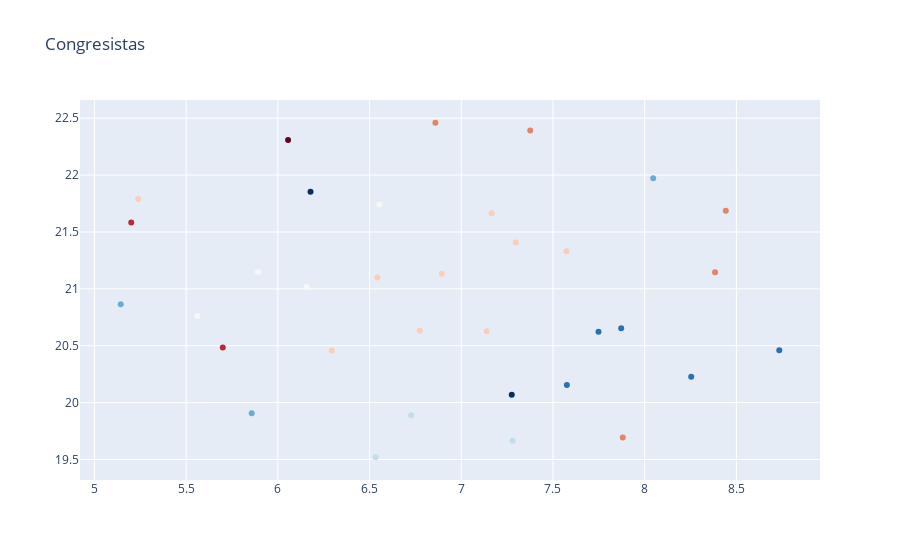

The notebook cell saved with this chart:
### Code cell
text = []
for row in data_congressman.iterrows():
    tooltip = "<br>".join([f"<b>{row[1].index[0]}</b>: {row[1][row[1].index[0]]}"])
    text.append(tooltip)



fig_data = [
    go.Scatter(
        x=data_congressman["Component 1"],
        y=data_congressman["Component 2"],
        text=text,
        mode="markers",
        hoverinfo="text",
        marker={"color": data_congressman["color"], "colorscale" : "RdBu"},
    )
]

layout = {"hovermode": "closest", "title" : "Congresistas"}

figure = go.Figure(data=fig_data, layout=layout)

iplot(figure)

### Figure 1 — Plotly figure (JSON) as saved in the notebook; plotly's stock layout.template omitted (floating-point values rounded to 4 significant figures)
{"data": [{"hoverinfo": "text", "marker": {"color": [0, 1, 1, 2, 2, 2, 2, 2, 3, 3, 3, 3, 3, 3, 3, 3, 3, 4, 4, 4, 4, 5, 5, 5, 6, 6, 6, 7, 7, 7, 7, 7, 8, 8], "colorscale": [[0, "rgb(103,0,31)"], [0.1, "rgb(178,24,43)"], [0.2, "rgb(214,96,77)"], [0.3, "rgb(244,165,130)"], [0.4, "rgb(253,219,199)"], [0.5, "rgb(247,247,247)"], [0.6, "rgb(209,229,240)"], [0.7, "rgb(146,197,222)"], [0.8, "rgb(67,147,195)"], [0.9, "rgb(33,102,172)"], [1, "rgb(5,48,97)"]]}, "mode": "markers", "text": ["<b>name</b>: wilsonsotop", "<b>name</b>: robertochiabra", "<b>name</b>: SalhuanaE", "<b>name</b>: 1DianaGonzales", "<b>name</b>: adrianatudelag", "<b>name</b>: AlejandroCavero", "<b>name</b>: Gral_Williams", "<b>name</b>: RosselliAmuruz", "<b>name</b>: A_Aguinaga", "<b>name</b>: CesarManuelRev1", "<b>name</b>: ErnesBustamante", "<b>name</b>: hventuraangel", "<b>name</b>: LizarzaburuJuan", "<b>name</b>: marthamoyano", "<b>name</b>: NanoGuerra4", "<b>name</b>: patty_juarez_", "<b>name</b>: rosangelak8", "<b>name</b>: chabelita2020", "<b>name</b>: RoberthoSanchez", "<b>name</b>: ruthlib_", "<b>name</b>: sigridbazan", "<b>name</b>: EdMalagaTrillo", "<b>name</b>: FlorPabloMedina", "<b>name</b>: suselparedes", "<b>name</b>: flaviocruzmaman", "<b>name</b>: GonzaAmerico", "<b>name</b>: Mariaagueroguti", "<b>name</b>: Alm_Montoya", "<b>name</b>: AMunante11", "<b>name</b>: JoseCuetoAservi", "<b>name</b>: NormaYarrow4", "<b>name</b>: EsdrasMinaya", "<b>name</b>: alfredoazurin15", "<b>name</b>: MartinVizcarraC"], "type": "scatter", "x": [6.056, 5.201, 5.7, 8.442, 7.881, 8.384, 7.376, 6.859, 6.294, 7.165, 5.238, 6.543, 7.297, 6.894, 7.139, 7.574, 6.774, 6.553, 5.891, 6.157, 5.56, 7.279, 6.533, 6.727, 5.143, 5.857, 8.047, 7.872, 8.254, 7.748, 7.576, 8.734, 7.275, 6.178], "y": [22.31, 21.58, 20.48, 21.69, 19.69, 21.15, 22.39, 22.46, 20.46, 21.66, 21.79, 21.1, 21.41, 21.13, 20.63, 21.33, 20.63, 21.74, 21.15, 21.02, 20.76, 19.66, 19.52, 19.89, 20.86, 19.91, 21.97, 20.65, 20.23, 20.62, 20.16, 20.46, 20.07, 21.85]}], "layout": {"hovermode": "closest", "title": {"text": "Congresistas"}}}
